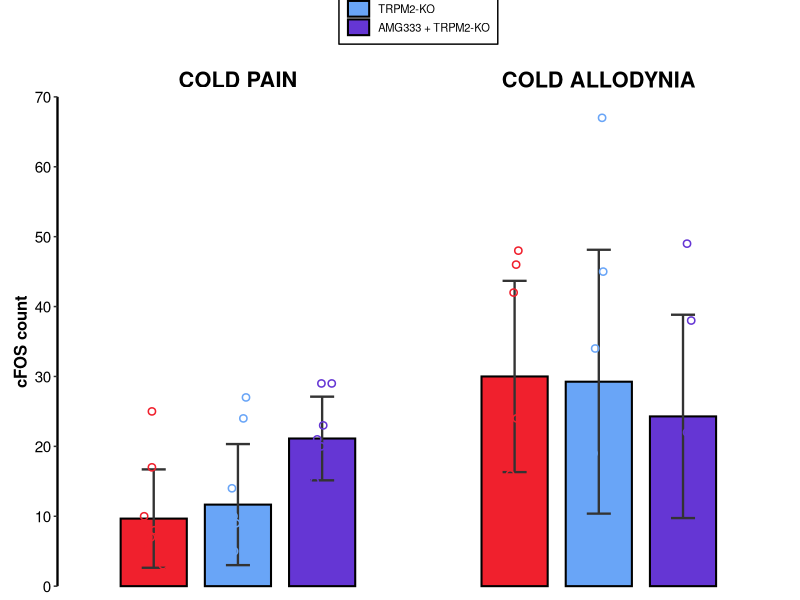
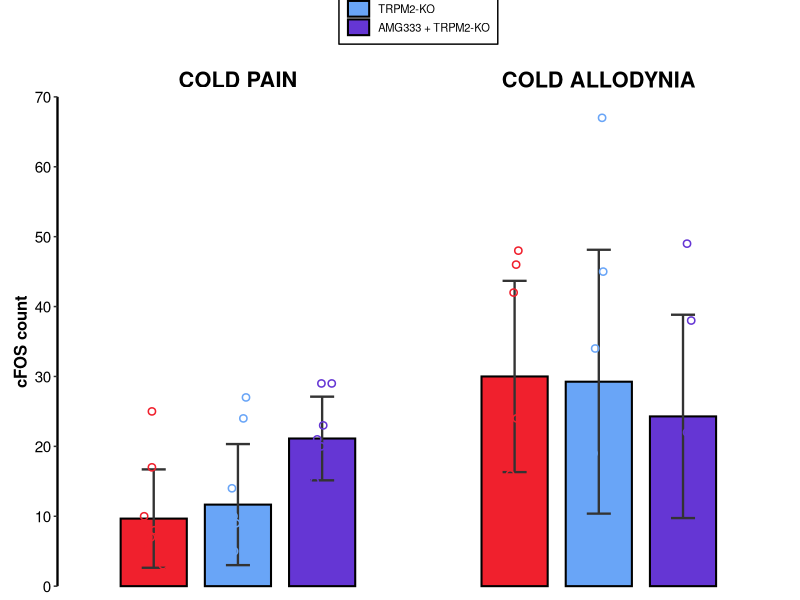

Generate these figures, in order, with R:
library(readxl)
library(dplyr)
library(ggplot2)

cfos <- read_excel("THESIS COUNT 3.7.xlsx", sheet = "RAW")
cfos <- cfos %>%
  mutate(MODEL = trimws(MODEL), AGENT = trimws(AGENT),
    AGENT = factor(AGENT, levels = c("AMG333", "TRPM2-KO", "AMG333 + TRPM2-KO")),
    MODEL_X = if_else(MODEL == "Cold Pain", 1, 2.2),
    AGENT_SHIFT = c(-0.28, 0, 0.28)[as.integer(AGENT)],
    X = MODEL_X + AGENT_SHIFT)

cfos_summary <- cfos %>%
  group_by(MODEL, AGENT, X) %>%
  summarise(MEAN = mean(CFOS_TOTAL), SD = sd(CFOS_TOTAL), .groups = "drop")

agent_colours <- c("AMG333" = "#F0202D", "TRPM2-KO" = "#69A5F7",
  "AMG333 + TRPM2-KO" = "#6536D4")

CFOS_total <- ggplot() +
  geom_col(data = cfos_summary, aes(X, MEAN, fill = AGENT),
    width = 0.22, colour = "black", linewidth = 0.7) +
  geom_errorbar(data = cfos_summary,
    aes(X, ymin = pmax(MEAN - SD, 0), ymax = MEAN + SD),
    width = 0.08, linewidth = 0.8, colour = "#333333") +
  geom_point(data = cfos, aes(X, CFOS_TOTAL, colour = AGENT),
    shape = 1, size = 1.9, stroke = 0.8,
    position = position_jitter(width = 0.035, height = 0, seed = 123)) +
  scale_fill_manual(values = agent_colours) +
  scale_colour_manual(values = agent_colours) +
  scale_x_continuous(breaks = NULL, limits = c(0.4, 2.8), expand = c(0, 0)) +
  scale_y_continuous(breaks = seq(0, 70, 10), expand = c(0, 0)) +
  annotate("text", x = 1, y = 72.5, label = "COLD PAIN", fontface = "bold", size = 5.5) +
  annotate("text", x = 2.2, y = 72.5, label = "COLD ALLODYNIA", fontface = "bold", size = 5.5) +
  labs(y = "cFOS count", x = NULL, fill = NULL, colour = NULL) +
  coord_cartesian(ylim = c(0, 70), clip = "off") +
  guides(colour = "none", fill = guide_legend(ncol = 1, override.aes = list(size = 4))) +
  theme_classic() +
  theme(axis.text.y = element_text(size = 11, colour = "black"),
    axis.title.y = element_text(size = 12, face = "bold"),
    axis.text.x = element_blank(), axis.ticks.x = element_blank(),
    axis.line = element_line(linewidth = 0.8, colour = "black"),
    legend.position = c(0.5, 1.18),
    legend.background = element_rect(fill = "white", colour = "black"),
    legend.text = element_text(size = 8), legend.key.height = grid::unit(0.28, "cm"),
    plot.margin = margin(t = 70, r = 15, b = 10, l = 10))
if (capabilities("aqua")) grDevices::quartz(width = 8, height = 6)
print(CFOS_total)
dir.create("stats", showWarnings = FALSE)
ggsave("stats/cFOS_whole_slice.png", CFOS_total,
  width = 8, height = 6, units = "in", dpi = 600, bg = "white")
